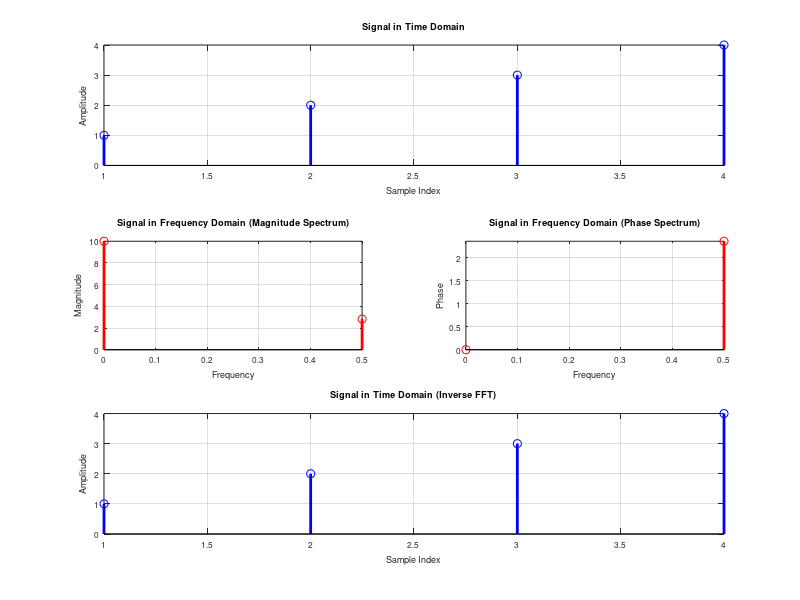

Source code (MATLAB):
% SSP Continuous

% Clear command window and workspace
clc;
clear global;

% Define the discrete signal
x = [1, 2, 3, 4];

% Plot the signal in the time domain
figure;
subplot(3, 2, [1, 2]);
stem(x, 'b', 'linewidth', 2); % Using stem for discrete signals
xlabel('Sample Index');
ylabel('Amplitude');
title('Signal in Time Domain');
grid on;
axis tight;
set(gca, 'fontsize', 6);

% Perform FFT on the signal
N = length(x);
X = fft(x, N);
mag = abs(X);
ph = angle(X);

% Frequency vector
fs = 1; % Sampling frequency for discrete signals
fr = linspace(0, fs/2, N/2);

% Plot the magnitude spectrum
subplot(3, 2, 3);
stem(fr, mag(1:N/2), 'r', 'linewidth', 2);
xlabel('Frequency');
ylabel('Magnitude');
title('Signal in Frequency Domain (Magnitude Spectrum)');
grid on;
axis tight;
set(gca, 'fontsize', 6);

% Plot the phase spectrum
subplot(3, 2, 4);
stem(fr, ph(1:N/2), 'r', 'linewidth', 2);
xlabel('Frequency');
ylabel('Phase');
title('Signal in Frequency Domain (Phase Spectrum)');
grid on;
axis tight;
set(gca, 'fontsize', 6);

% Perform Inverse FFT
ix = ifft(X);

% Plot the signal in the time domain after inverse FFT
subplot(3, 2, [5, 6]);
stem(ix, 'b', 'linewidth', 2);
xlabel('Sample Index');
ylabel('Amplitude');
title('Signal in Time Domain (Inverse FFT)');
grid on;
axis tight;
set(gca, 'fontsize',6);